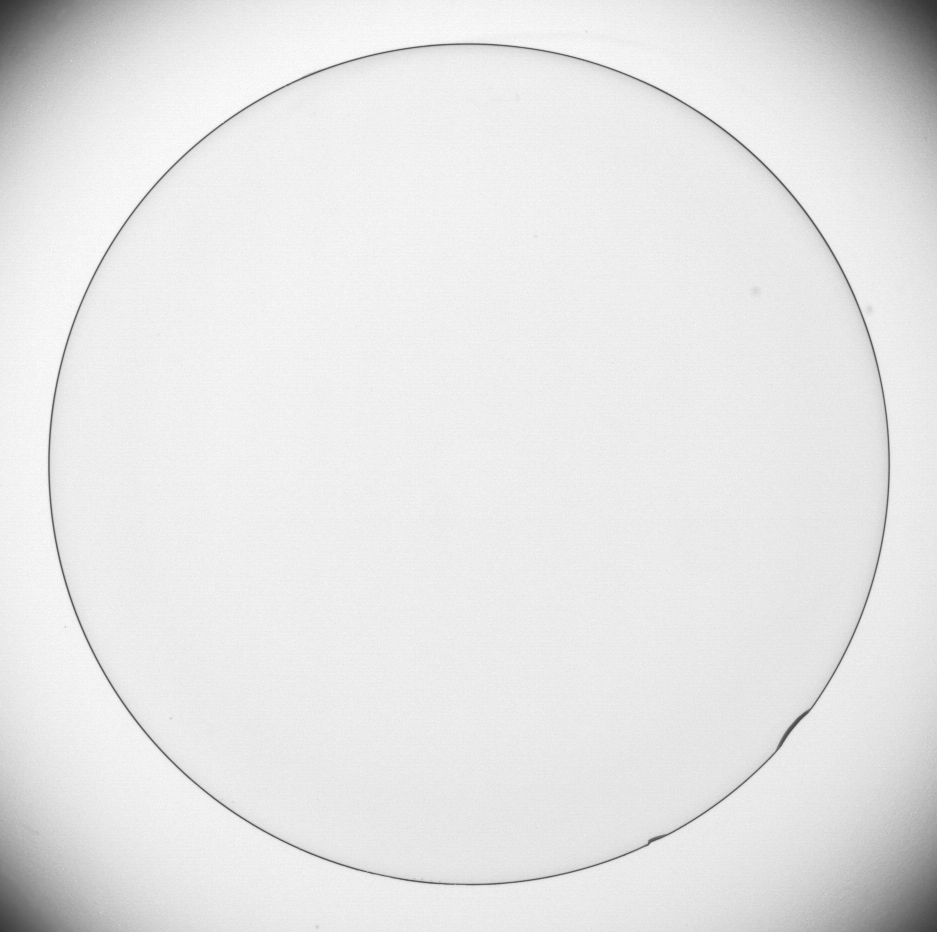
//> input picture section22#Sobel/C++/Fig0342(a)(contact_lens_original).tif, 937 x 932 px
$ ./sobel   (built with g++ and OpenCV 4)
//> lines starting //> are read from the running program, lines starting //| are printed output that depends on the picture
#include <iostream>
#include <string>
#include <opencv2/opencv.hpp>

using namespace std;
using namespace cv;

static bool scharrTest(Mat imgOri);
static bool sobelTest(Mat imgOri);
static void showImgPara(Mat &img);

int main()
{
	Mat imgOri = imread("Fig0342(a)(contact_lens_original).tif");
//> imgOri is the input picture: 932 rows x 937 cols, CV_8UC3; min 50, max 255, mean 229.7
	sobelTest(imgOri);
//> in sobelTest, `Sobel(imgOri, imgSobel, imgOri.depth(), 1, 1, 3, 1, 0, BORDER_DEFAULT);`:
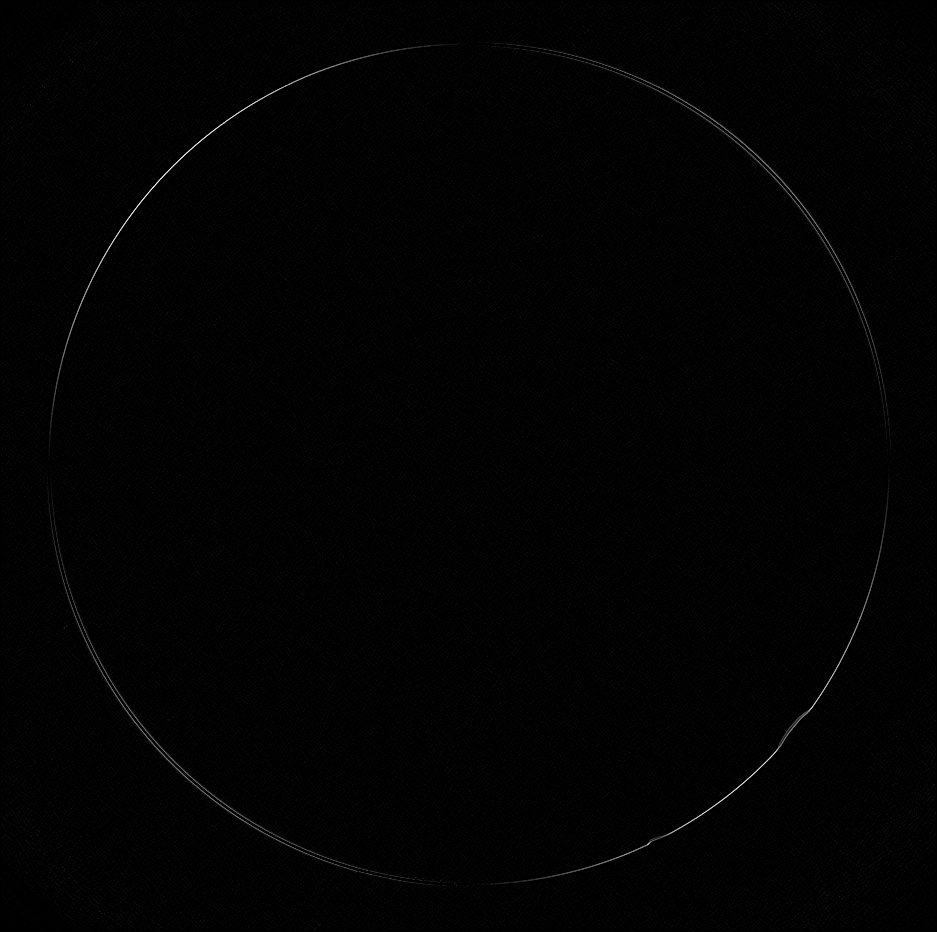
//> imgSobel: 932 rows x 937 cols, CV_8UC3; min 0, max 248, mean 2.1

	Mat imgGril = imread("Gril.jpg");
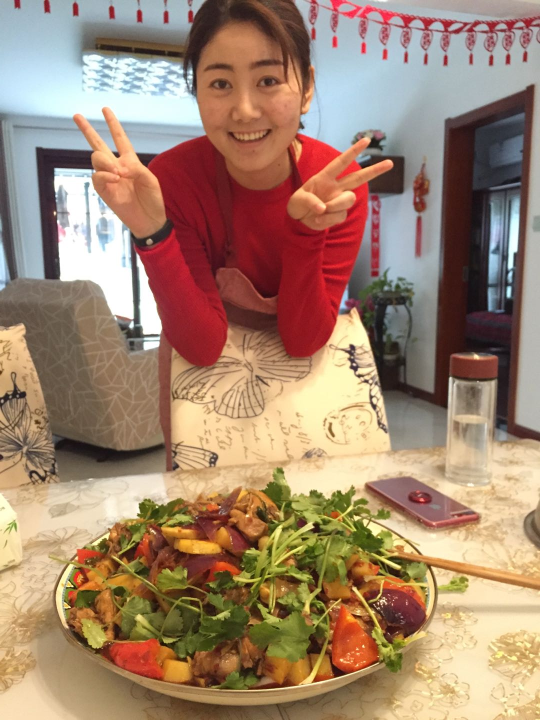
//> input picture section22#Sobel/C++/Gril.jpg, 1080 x 1440 px (shown at 1/2 size)
//> imgGril is the input picture: 1440 rows x 1080 cols, CV_8UC3; mean B, G, R 110.2, 132.4, 161.9
	//scharrTest(imgGril);

	waitKey(0);
	return true;
}

static bool sobelTest(Mat imgOri)
{
	imshow("imgOri", imgOri);
	Mat imgSobel;
	Sobel(imgOri, imgSobel, imgOri.depth(), 1, 1, 3, 1, 0, BORDER_DEFAULT);
	imshow("imgSobel", imgSobel);

	return true;
}

// [53 lines left out: functions scharrTest, showImgPara, not called in this run]
